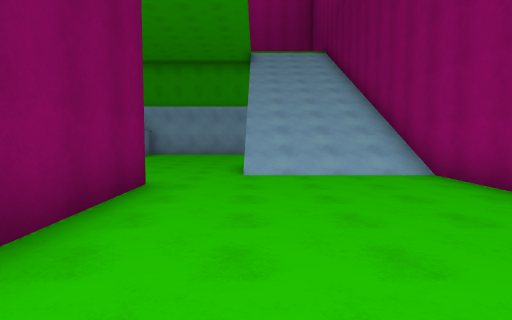
View 1 (above)

24 first-person views from a walk through a 3-D level made in the Unity game engine. The camera is 1.5 m above the floor, tilts 4° down and sees 75° across. The floor is counted in squares, 2 m on a side. Each view is taken from the middle of a square. On the plan, view 1 faces up. The plan holds only what a view shows up to about 11 squares ahead; the rest is blank. The place goes on beyond the plan. Surface patterns are stand-ins for the level's own textures.

View 2
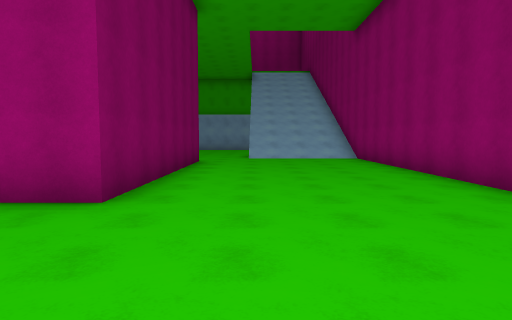

View 3
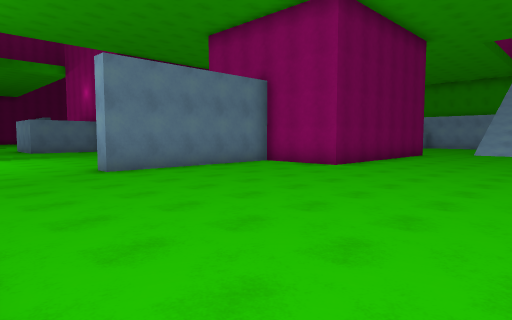

View 4
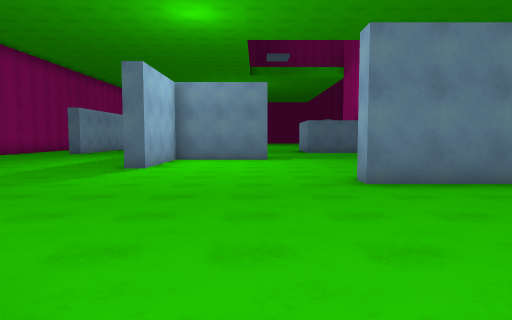

View 5
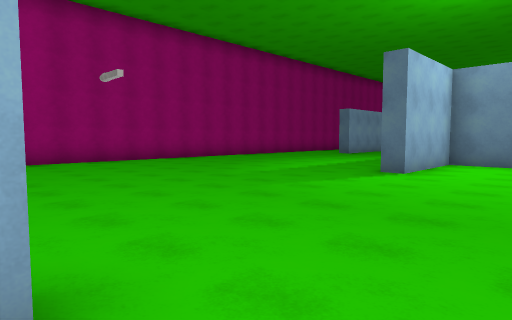

View 6
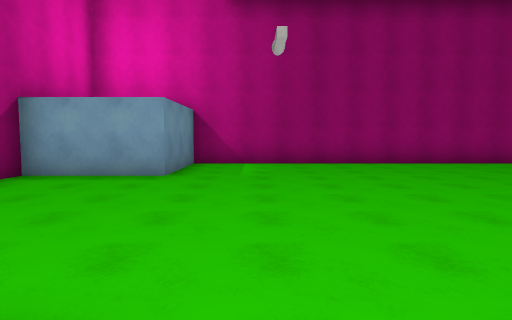

View 7
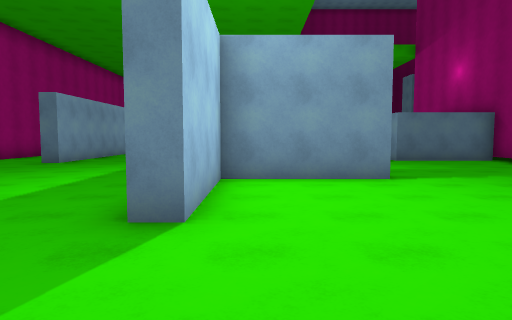

View 8
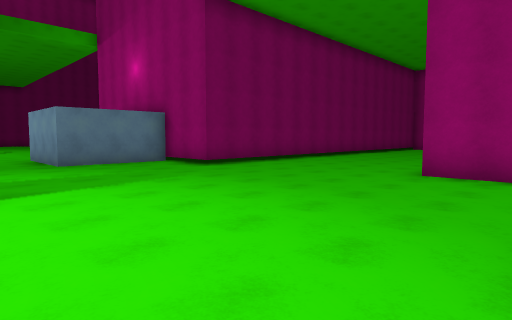

View 9
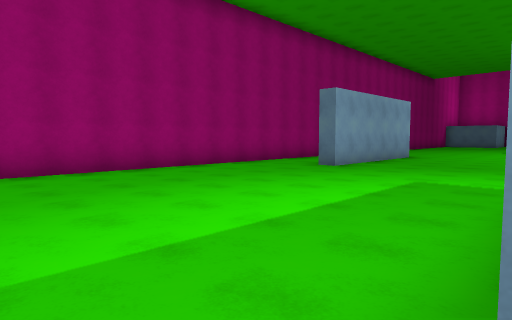

View 10
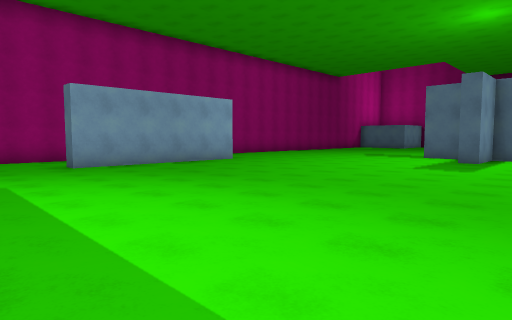

View 11
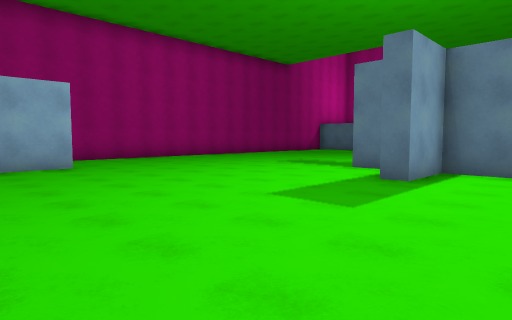

View 12
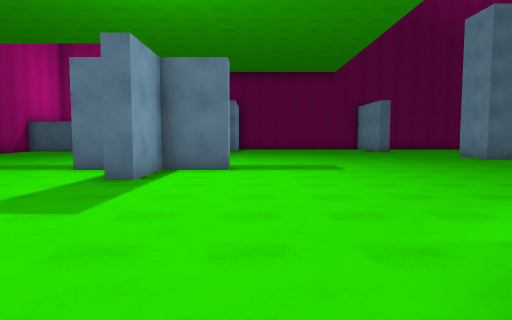

View 13
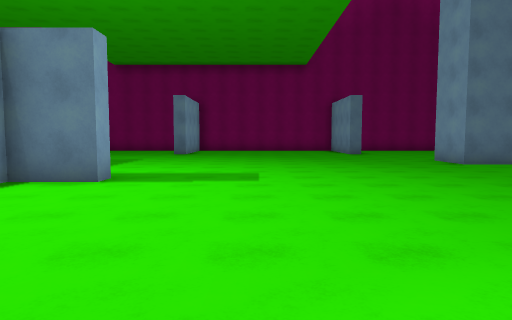

View 14
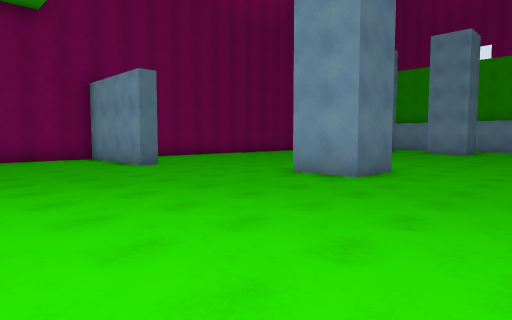

View 15
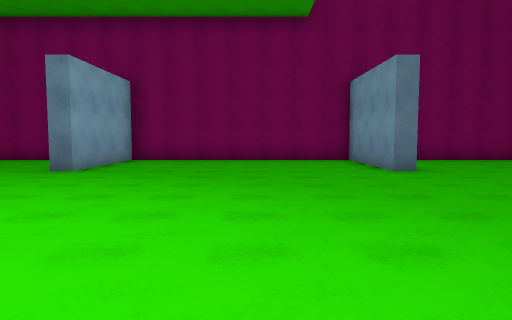

View 16
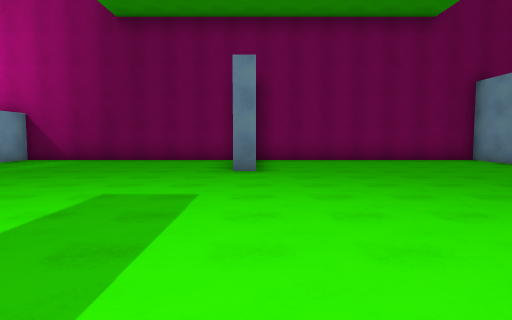

View 17
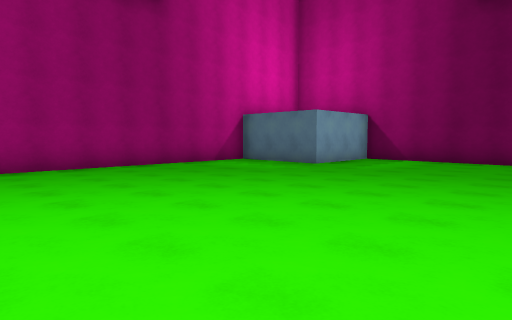

View 18
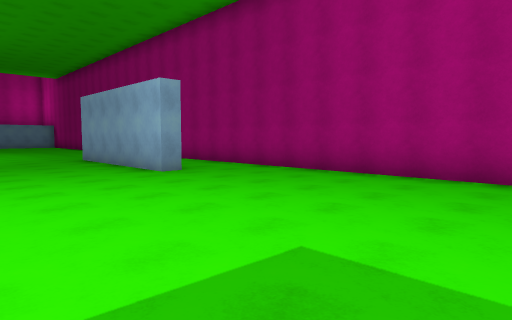

View 19
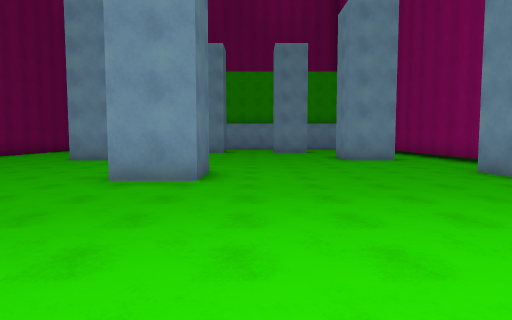

View 20
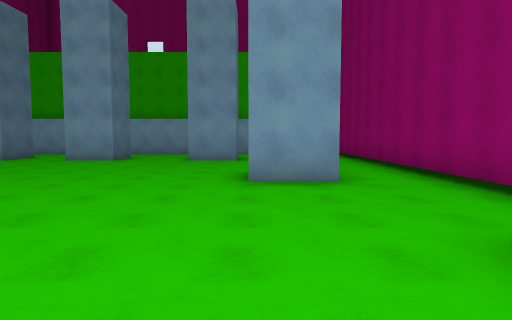

View 21
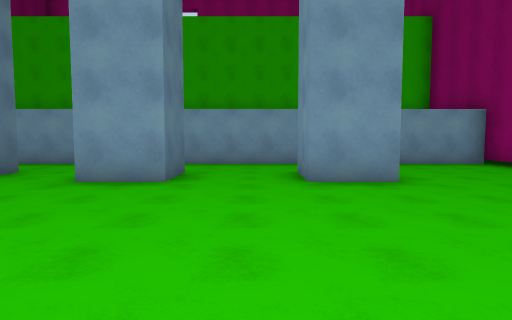

View 22
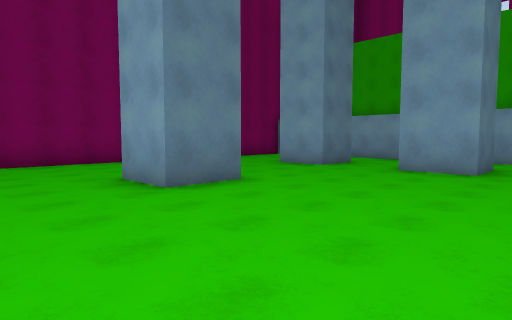

View 23
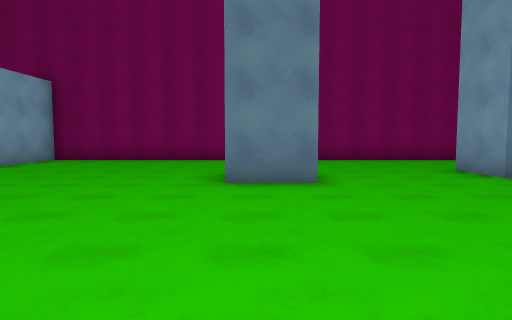

View 24
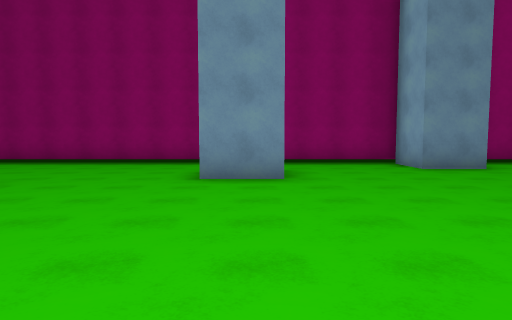

### Floor plan
Points are (right, up) in squares from view 1. A wall is a line through its corners. A room is listed if a view was taken in it or the views show most of it. See-through windows are left out.
Room 1 (views 1, 2, 3, 4, 5, 6, 7, 8, 9, 10, 11, 12, 13, 14, 15, 16, 17, 18, 19, 20, 21, 22, 23, 24)
walls: (-19.7, -1.1) (-19.7, -0.4); (-21.2, 0.5) (-21.2, 2.1) (-19.7, 2.1) (-19.7, 14.1) (-22.1, 14.1); (-12.2, 0.4) (-12.2, -2.6) (-14.4, -2.6) (-14.4, -5.6) (-17.4, -5.6); (-24, -7.6) (-23.5, -7.6) (-23.5, -9.1) (-21.8, -9.1) (-21.8, -9.6); (-23.5, -10) (-23.5, -11.1); (-21.5, 5.5) (-23.1, 5.5) (-23.1, 7); (-9.9, -7.5) (-9.9, -10.6) (-6.9, -10.6) (-6.9, -11.1); (-27, 2.2) (-27, 0.6) (-28.5, 0.6); (-5.9, -1.2) (-7.2, -1.2); (-18.5, -16.2) (-18.5, -15.6) (-13.5, -15.6) (-13.5, -16.1); (-32.2, -0.4) (-32.2, -1) (-35.7, -1) (-35.7, -8) (-32.2, -8) (-32.2, -8.5); (-23.5, 10.5) (-25.1, 10.5) (-25.1, 12); (-30.4, 7.1) (-30.4, 5.5) (-31.9, 5.5); (-24.2, -18.4) (0.7, -18.4) (0.7, -15.4) (3.5, -15.4) (3.5, -14.8); (-27.5, 12) (-27.5, 10.5) (-29, 10.5); (-1.7, 5.2) (-1.7, -1.2) (-4.2, -1.2) (-4.2, -6.2) (-4.8, -6.2); (-35.7, -8.8) (-35.7, -15.4) (-32.8, -15.4) (-32.8, -17.9); (-31, 12.1) (-31, 10.5) (-32.5, 10.5); (-32.2, -18.4) (-26, -18.4); (-30.4, 14.1) (-32.6, 14.1); (3.5, -0.5) (3.5, 9.5); (-35.7, 12.5) (-35.7, -0.5) (-33.4, -0.5)
ways out: opening at (-26.5, 11.5) to room 2; opening at (-24.5, 13.5) to room 2; opening at (-31.5, 13.5); opening at (-30, 11.5)
Room 2 (no view inside)
walls: (-24.8, 14.1) (-28, 14.1)
ways out: opening at (-26.5, 11.5) to room 1; opening at (-24.5, 13.5) to room 1; opening at (-28.5, 13.5)

Where each view was taken, in squares from view 1:
view 1: 0 up, 0 right, facing up
view 2: 5 down, 0 right, facing up
view 3: 9 down, 3 right, facing up-left
view 4: 8 down, 1 right, facing left
view 5: 8 down, 0 right, facing down-left
view 6: 9 down, 1 left, facing down
view 7: 10 down, 4 left, facing left
view 8: 8 down, 5 left, facing up-left
view 9: 11 down, 6 left, facing down-left
view 10: 7 down, 11 left, facing down-left
view 11: 7 down, 16 left, facing down-left
view 12: 7 down, 16 left, facing left
view 13: 5 down, 18 left, facing left
view 14: 5 down, 24 left, facing up-left
view 15: 4 down, 25 left, facing left
view 16: 8 down, 25 left, facing left
view 17: 10 down, 25 left, facing down-left
view 18: 12 down, 25 left, facing down-right
view 19: 5 down, 26 left, facing up
view 20: 0 up, 23 left, facing up
view 21: 5 up, 26 left, facing up
view 22: 3 up, 26 left, facing up-left
view 23: 6 up, 25 left, facing left
view 24: 6 up, 29 left, facing right
